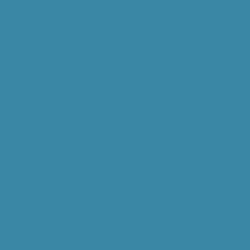
Frame 1 (no input)
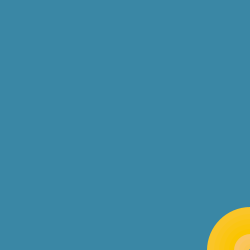
Frame 60 (the mouse pressed at the canvas centre just before this capture)
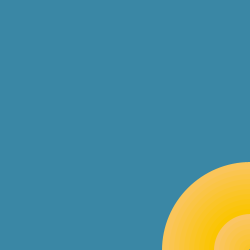
Frame 120 (the mouse held since frame 60 and released just before this capture)

The Processing sketch that drew these frames (run headless with seeded random() and noise(); from frame 60 on, the mouse is pressed at the canvas centre):

// Processing sketch: processing_19671
// ── processing_19671.pde

void setup(){
 size(250, 250);
smooth();
background(#3A87A5);
noFill();
strokeWeight(7);
frameRate(10);

}
 
float a;
float b;
 
void draw(){
   
  ellipseMode(CENTER);
   
  stroke(250,197,a); //colour of "emerging" sun
  noFill();
  ellipse(width,height,b,b);
 
 //setting the parameters for a & b
  a+=10;
  b+=10;
 
 //whenever a (colour) reaches 100, it resets to zero - gradient effect
 if (a>100){
    a=0;
  }
 
 //when the circle's radius hits 500, it resets to a clear screen and repeats 
  if (b>500){
    background(#3A87A5);
    b=0;
  }
}
